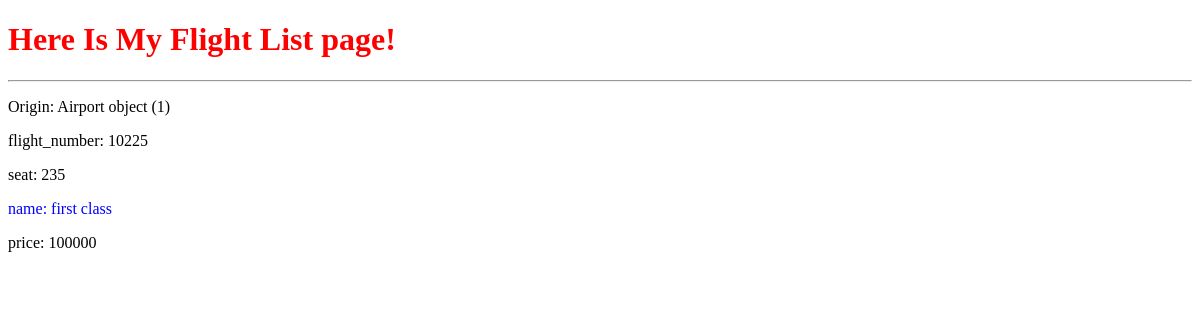
Before: /flights/list with the older database file.
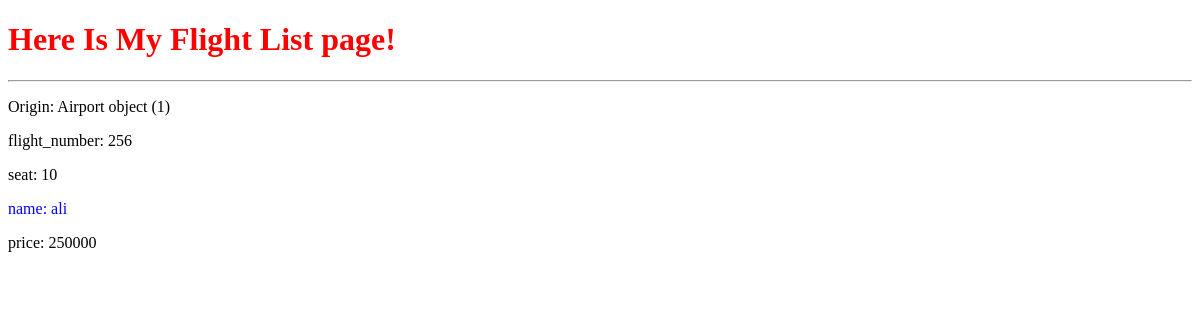
After: the same page with the newer database file.
### flights/models.py (models this page shows, shortened)
class flight(models.Model):
    origin=models.ForeignKey(Airport,on_delete=models.CASCADE)
    name=models.CharField(max_length=250)
    flight_number=models.IntegerField()
    seat=models.IntegerField()
    price=models.IntegerField(help_text="price is Rial")
    class Meta:
        verbose_name="Kelassor Flight"

class Airport (models.Model):
    Name=models.CharField(max_length=250)
    No=models.CharField(max_length=20)
    City=models.CharField(max_length=200)
    Address=models.CharField(max_length=200)
    Phone_Number=models.IntegerField()
    open_time=models.CharField(max_length=100)
    close_time=models.CharField(max_length=100)
    class Meta:
        verbose_name="Kelassor Airport"

### flights/views.py (the view)
# urls.py: path("list",list,name='list'),
def list(request):
    flights=flight.objects.all()
    f_light={
        'flight':flights
    }
    return render(request, 'flights/list.html',context=f_light)

### media/templates/flights/list.html (shortened to what this page needs)
<!DOCTYPE html>
<html lang="en">
<head>
</head>
<body>
    <h1 style="color: red;">Here Is My Flight List page!</h1>
    {% for item in flight %}
        <hr>
        <p>Origin: {{ item.origin }}</p>
        <p>flight_number: {{ item.flight_number }}</p>
        <p>seat: {{ item.seat }}</p>
        <p style="color: blue;">name: {{ item.name }}</p>
        <p>price: {{ item.price }}</p>
    {% endfor %}
</body>
</html>

Changed rows visible on the page:
changed flight "Airport object (1)": flight_number "10225" → "256"; seat "235" → "10"; name "first class" → "ali"; price "100000" → "250000"
